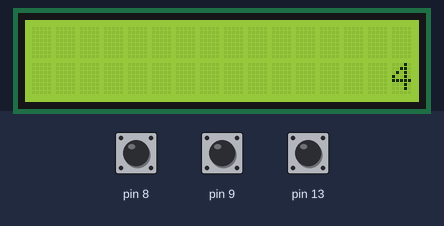
Bench run of a sketch on a simulated Arduino Uno, built with avr-gcc and run on an emulated ATmega328P. On the bench: 16×2 character LCD. Inputs (shaded band) come from the test bench; at power-on: pin 8 HIGH, pin 9 HIGH, pin 13 HIGH. Random numbers use the default seed unless the sketch sets one.

Above: at 1.0 s.
At 5.6 s:
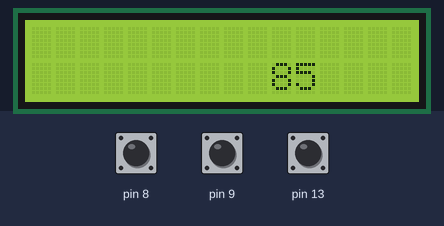
At 10.1 s:
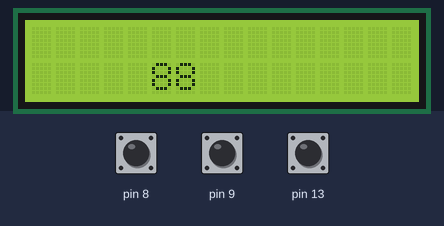
At 19.2 s:
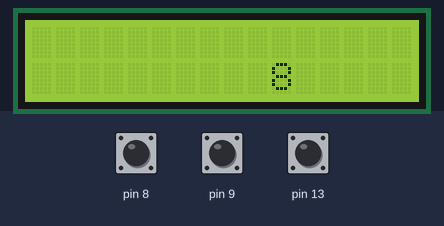
At 28.3 s:
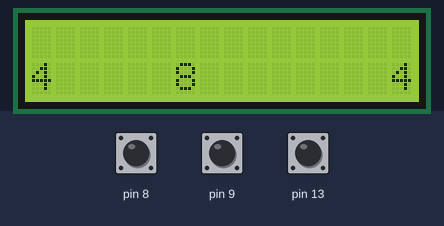
At 38.3 s:
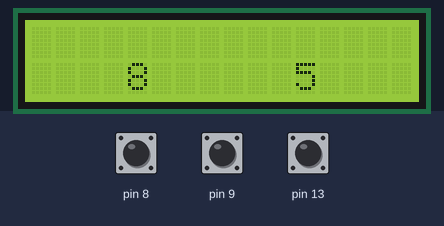

The sketch:

lcd_game.ino
```cpp
#include <LiquidCrystal.h> //Dołączenie bilbioteki

LiquidCrystal lcd(2, 3, 4, 5, 6, 7); //Informacja o podłączeniu nowego wyświetlacza


int board[2][16] = {
   {0,0,0,0,0,0,0,0,0,0,0,0,0,0,0,0},
   {0,0,0,0,0,0,0,0,0,0,0,0,0,0,0,0},
 };

int kaktus = 1;
int kaktusy = 0;
int dinorzaur = 2;
int up = 0;
int timer = 900;
int punkty = 1;
int game_over = 1;
int r=0;

void jump()
{
      if ((up==0)&((digitalRead(13) == LOW)||(digitalRead(9) == LOW)||(digitalRead(8) == LOW)))
      {
          up=3;
          board[0][1]+=dinorzaur;
          board[1][1]-=dinorzaur;
      }
}

void setup() {

  pinMode(13, INPUT_PULLUP);
  pinMode(8, INPUT_PULLUP);
  pinMode(9, INPUT_PULLUP);
  lcd.begin(16, 2);
  board[1][1]=dinorzaur;

}

void loop() {

    if(game_over)
    {
     jump();
    //wyswietlacz
    for(int i=0;i<2;i++)
    {
      for(int j=0;j<16;j++)
      {
        switch (board[i][j])
        {
           case 1: /* instrukcje, jeśli wyrażenie == wartość1 */
             lcd.setCursor(j, i); //Ustawienie kursora
             lcd.print((board[j][i]+48));
             break;
           case 2: /* instrukcje, jeśli wyrażenie == wartość2 */
             lcd.setCursor(j,i); //Ustawienie kursora
             lcd.print(" ");
             break;
           default: /* instrukcje, jeśli żaden z wcześniejszych warunków nie został spełniony */
              lcd.setCursor(j, i); //Ustawienie kursora
              lcd.print(" ");
             break;
         }
      }
    }
      jump();

      if(up!=0)
      {
        up-=1;
        if(up==0)
        {
          board[0][1]-=dinorzaur;
          board[1][1]+=dinorzaur;
        }
      }

    //gra
jump();

      for(int i=0; i<16; i+=1) //przesun kaktus
      {
        if(board[1][i]==kaktus)
        {
          if(i!=0)
          {
            board[1][i-1]=+kaktus;
          }
          board[1][i]-=kaktus;
        }
      }
  jump();

      if(board[1][0]==kaktus) //punkty
      {
        punkty+=1;
        kaktusy-=1;
      }

    jump();
      if((punkty%10)==0)      //poziom trudnosci
      {
        timer=(timer/2);
      }
    jump();
      if(board[1][1]==3)   //die
      {
        game_over = 0;
      }

      jump();
      //kaktusy

      if(kaktusy!=2)
      {
        r = random(0,2);
        kaktusy+=r;
      }
        jump();
      if(r!=0)
      {
        board[1][15]=kaktus;
        r-=1;
      }
jump();

      delay(timer);
    }
    else
    {
      lcd.clear();
      lcd.setCursor(0, 0); //Ustawienie kursora
      lcd.print("Game over!!!"); //Wyświetlenie tekstu
      lcd.setCursor(0, 1); //Ustawienie kursora
      lcd.print("any key to restart"); //Wyświetlenie tekstu
      int k=1;
      while(k)
      {
        if ((digitalRead(13) == LOW)||(digitalRead(9) == LOW)||(digitalRead(8) == LOW))
        {
            for(int i=0;i<2;i++)
            {
              for(int j=0;j<16;j++)
              {
                board[i][j] = 0;
              }
            }

            kaktus = 1;
            kaktusy = 0;
            dinorzaur = 2;
            up = 0;
            timer = 900;
            punkty = 0;
            game_over = 1;
            r=0;
            k=0;
            board[1][1]=dinorzaur;
        }
      }
    }


}
```

Measured:
- what the display in image 0 shows lasts 0.9 s, from 1.0 s to 1.9 s
